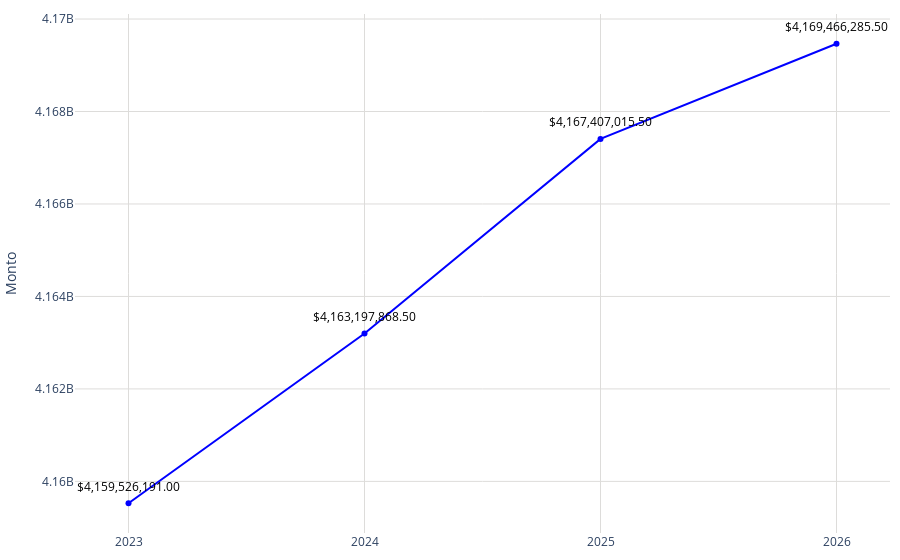

The notebook cell this image was saved under:
### Code cell
# Datos
año = nueva_conteo_pachuca['año']
promedio = nueva_conteo_pachuca['precio_promedio']

# Crear una función para formatear los valores grandes en palabras en español
def formatear_numero(valor):
    if valor >= 1_000_000_000_000:
        return f'{valor / 1_000_000_000:.2f} billones'
    elif valor >= 1_000_000_000:
        return f'{valor / 1_000_000_000:.0f} mil millones'  # Mil millones
    elif valor >= 1_000_000:
        return f'{valor / 1_000_000:.0f} millones'  # Millones
    elif valor >= 1_000:
        return f'{valor / 1_000:.0f} mil'  # Mil
    else:
        return str(valor)
# Configurar los valores y el texto del eje Y
tickvals = [4150000000000, 4160000000000, 4170000000000]
ticktext = [formatear_numero(val) for val in tickvals]

fig = go.Figure()
fig.add_trace(go.Scatter(
    x=año,
    y=promedio,
    mode='markers+lines',
    marker=dict(color='blue'),
))
# Agregar anotaciones para mostrar los valores encima de los puntos
for a, p in zip(año, promedio):
    fig.add_annotation(
        x=a,
        y=p,
        text=f"${p:,.2f}",  # Formatear el valor del promedio como moneda
        showarrow=False,
        font=dict(color='black', size=12),
        xshift=0,
        yshift=17,
        textangle=0
    )
# Actualizar diseño
fig.update_layout(
    #title='Plusvalía estimada',   
    yaxis=dict(
        title="Monto",
        gridwidth=1,  # Ancho de las líneas de la cuadrícula
        gridcolor='#dddcda', 

    ),
    xaxis=dict(
        gridcolor='#dddcda', 
        tickmode='array',
        tickvals=año,
        ticktext=año
    ),
    plot_bgcolor='rgba(0,0,0,0)',
        margin=dict(l=10, r=10, t=10, b=10)

)
# Exportar gráfica como archivo HTML
def guardar_grafico_como_html(fig, nombre_archivo, carpeta='graficas'):
    # Crear la carpeta si no existe
    if not os.path.exists(carpeta):
        os.makedirs(carpeta)
    
    # Gráfica como archivo HTML en la carpeta especificada
    pio.write_html(fig, f'{carpeta}/{nombre_archivo}.html')

guardar_grafico_como_html(fig, 'g_scatt_plusvaliaestimada', carpeta='graficas')
fig.show()

### Figure 1 — Plotly figure (JSON) as saved in the notebook; plotly's stock layout.template omitted (floating-point values rounded to 4 significant figures)
{"data": [{"marker": {"color": "blue"}, "mode": "markers+lines", "type": "scatter", "x": [2023, 2024, 2025, 2026], "y": [4159526191, 4163000000.0, 4167000000.0, 4169000000.0]}], "layout": {"annotations": [{"font": {"color": "black", "size": 12}, "showarrow": false, "text": "$4,159,526,191.00", "textangle": 0, "x": 2023, "xshift": 0, "y": 4159526191, "yshift": 17}, {"font": {"color": "black", "size": 12}, "showarrow": false, "text": "$4,163,197,868.50", "textangle": 0, "x": 2024, "xshift": 0, "y": 4163000000.0, "yshift": 17}, {"font": {"color": "black", "size": 12}, "showarrow": false, "text": "$4,167,407,015.50", "textangle": 0, "x": 2025, "xshift": 0, "y": 4167000000.0, "yshift": 17}, {"font": {"color": "black", "size": 12}, "showarrow": false, "text": "$4,169,466,285.50", "textangle": 0, "x": 2026, "xshift": 0, "y": 4169000000.0, "yshift": 17}], "margin": {"b": 10, "l": 10, "r": 10, "t": 10}, "plot_bgcolor": "rgba(0,0,0,0)", "xaxis": {"gridcolor": "#dddcda", "tickmode": "array", "ticktext": [2023, 2024, 2025, 2026], "tickvals": [2023, 2024, 2025, 2026]}, "yaxis": {"gridcolor": "#dddcda", "gridwidth": 1, "title": {"text": "Monto"}}}}
